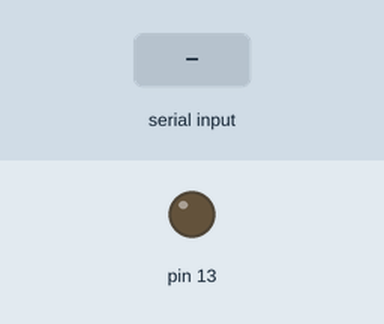
The sketch below on a simulated Arduino Uno, built with avr-gcc and run on an emulated ATmega328P. Parts: output pins drawn as LEDs (lit = HIGH). Inputs (shaded band) come from the test bench.

Above: at 1.2 s.
1.3 s: "L" received over Serial
At 2.2 s:
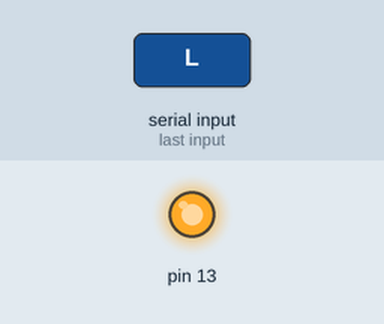
2.8 s: "D" received over Serial
At 3.3 s:
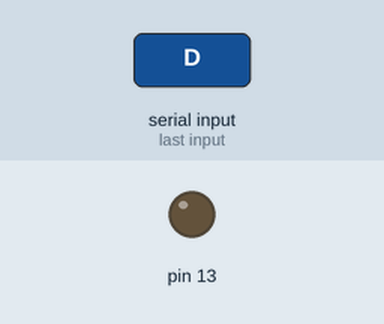
Timing chart, 0 to 5.8 s (numbered marks = the images above; inputs shaded):
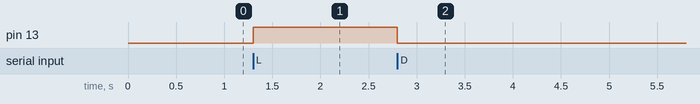

Measured:
- after the input at 1.3 s, pin 13: LOW → HIGH at once
- after the input at 2.8 s, pin 13: HIGH → LOW at once

The sketch:

mqtt_ligar_led.ino
```cpp
void setup()
{
  //ligamos a serial
  Serial.begin(9600);

  // Colocamos o pino 12 do Arduino como OUTPUT (saída)
  pinMode(13, OUTPUT);
}

void loop()
{
  if (Serial.available()) {
    char c = Serial.read();

    if (c == 'L') {
      digitalWrite(13, HIGH);
    }

    if (c == 'D') {
      digitalWrite(13, LOW);
    }
  }
}
```
